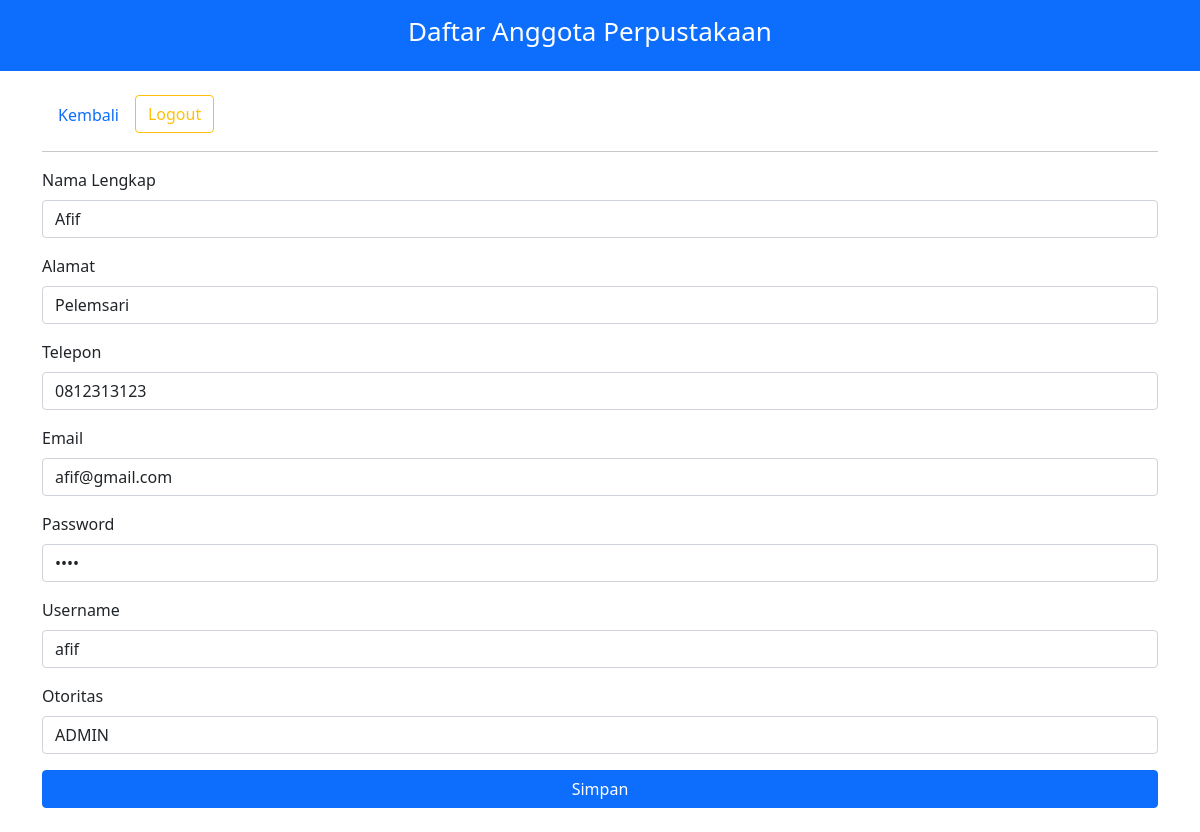
The page /admin/user/edit-user.php?id=3 on the database its author committed.
### tables this page shows
CREATE TABLE `tb_user` (
  `id` int(11) NOT NULL,
  `username` varchar(20) NOT NULL,
  `email` varchar(20) NOT NULL,
  `password` varchar(20) NOT NULL,
  `otoritas` enum('MEMBER','ADMIN') NOT NULL,
  `nama_lengkap` varchar(50) NOT NULL,
  `alamat` text NOT NULL,
  `telepon` varchar(50) NOT NULL
);

### admin/user/edit-user.php (the view, shortened to what this page needs)
<!DOCTYPE html>
<html lang="en">
<head>
    <link rel="stylesheet" href="../../styles/bootstrap.min.css">
    <link rel="stylesheet" href="../../styles/styles.css">
</head>
<body>
<div class="container-fluid bg-primary text-white p-3 text-center d-flex  justify-content-center fixed-top main-book">
        <div class="title"><h1>Daftar Anggota Perpustakaan</h1></div>
    </div>
    <div class="container main-book">
        <ul class="nav nav-pills mt-4">
        <li class="nav-item">
            <a class="nav-link" href="user.php">Kembali</a>
        </li>
        <li class="nav-item">
            <form action="../../auth/logout.php" method="post">
            <button class="btn btn-outline-warning">Logout</button>
            </form>
        </li>
        </ul>
        <hr>
    </div>
    <div class="container mb-4">
    <?php
    include '../../config/connection.php';
    $ID = $_GET['id'];
    $data = mysqli_query($connect, "SELECT * FROM tb_user WHERE id='$ID'");
    while($row = mysqli_fetch_array($data)) {
    ?>
    <form action="proses-tambah.php" method="post">
    <div class="mb-3">
    <label for="exampleInputEmail1" class="form-label">Nama Lengkap</label>
    <input type="text" class="form-control" name="nama_lengkap" value="<?php echo $row['nama_lengkap']; ?>">
    </div>
    <div class="mb-3">
    <label for="exampleInputEmail1" class="form-label">Alamat</label>
    <input type="text" class="form-control" name="alamat" value="<?php echo $row['alamat']; ?>">
    </div>
    <div class="mb-3">
    <label for="exampleInputEmail1" class="form-label">Telepon</label>
    <input type="number" class="form-control" name="telepon" value="<?php echo $row['telepon']; ?>">
    </div>
    <div class="mb-3">
    <label for="exampleInputEmail1" class="form-label">Email</label>
    <input type="text" class="form-control" name="email" value="<?php echo $row['email']; ?>">
    </div>
    <div class="mb-3">
    <label for="exampleInputEmail1" class="form-label">Password</label>
    <input type="password" class="form-control" name="password" value="<?php echo $row['password']; ?>">
    </div>
    <div class="mb-3">
    <label for="exampleInputEmail1" class="form-label">Username</label>
    <input type="text" class="form-control" name="username" value="<?php echo $row['username']; ?>">
    </div>
    <div class="mb-3">
    <label for="exampleInputEmail1" class="form-label">Otoritas</label>
    <select name="otoritas" class="form-control">
                    <option value="ADMIN" <?php if($row['otoritas'] == "MEMBER") echo 'selected="selected"'; ?>>ADMIN</option>
    </select>
    </div>
    <div class="d-grid gap-2">
    <input type="submit" class="btn btn-primary btn-block" value="Simpan">
    </div>
    </form>
    </div>
    <?php
    }
    ?>
</body>
</html>

### styles/styles.css (style rules this page uses)
.title h1 { padding-right: 20px; font-size: 26px !important; }
.title { display: flex; flex-wrap: wrap; flex-direction: column; align-content: center; justify-content: center; }
.main-book { position: relative; }

### rows shown on the page
tb_user: nama_lengkap "Afif", alamat "Pelemsari", telepon "0812313123", email "afif@gmail.com", username "afif", otoritas "ADMIN"
